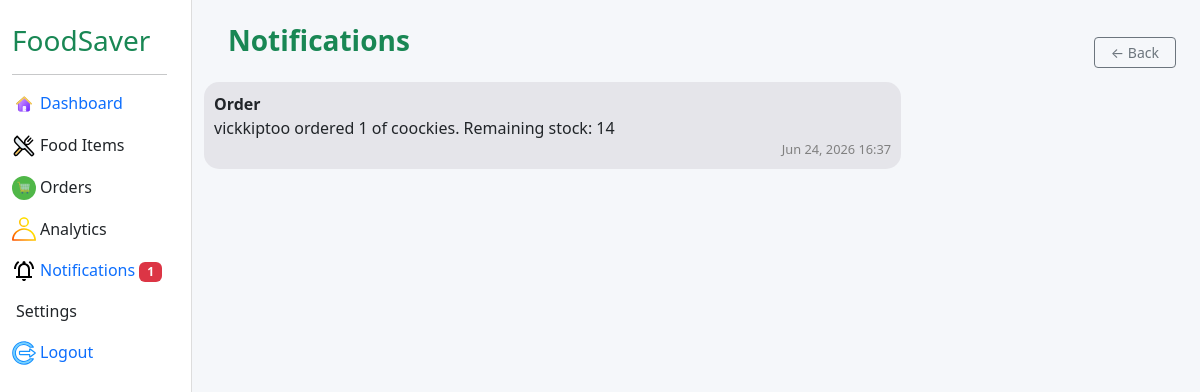
The page /donor_notifications/ (signed in) on the database as committed earlier.
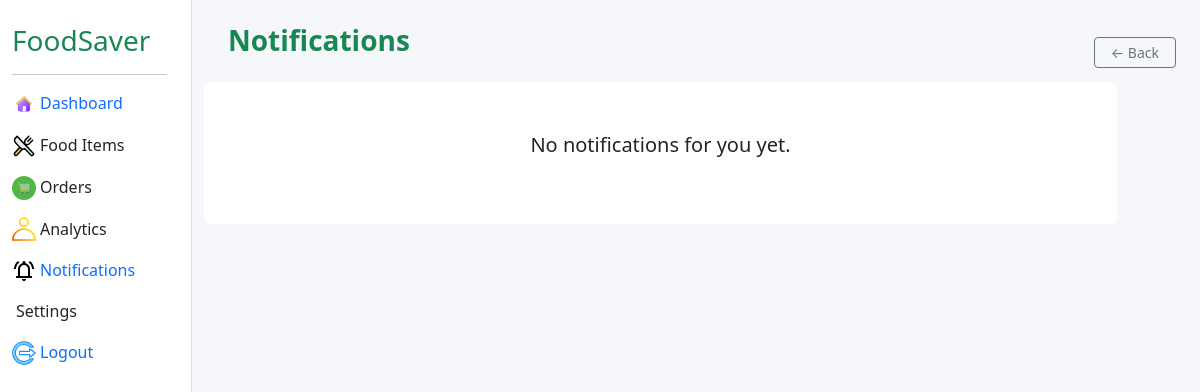
The same page on the database as committed later.
### main/models.py (models this page shows, shortened)
class Notification(models.Model):
    TYPE_CHOICES = [
        ("order", "Order"),
        ("delivery", "Delivery"),
        ("payment", "Payment"),
        ("general", "General"),
    ]
    ROLE_CHOICES = [
        ("consumer", "Consumer"),
        ("donor", "Donor"),
    ]
    user = models.ForeignKey(User, on_delete=models.CASCADE, related_name="notifications")
    role = models.CharField(max_length=15, choices=ROLE_CHOICES)
    type = models.CharField(max_length=20, choices=TYPE_CHOICES)
    message = models.TextField()
    is_read = models.BooleanField(default=False)
    created_at = models.DateTimeField(auto_now_add=True)

### main/views.py (the view)
# urls.py: path('donor_notifications/', donor_notifications, name='donor_notifications'),
@login_required
def donor_notifications(request):
    notes = request.user.notifications.filter(role="donor").order_by('-created_at')
    unread_count = request.user.notifications.filter(is_read=False).count()
    request.user.notifications.filter(is_read=False).update(is_read=True)
    return render(request, 'main/donor_notifications.html', {"notes":notes, "unread_count":unread_count})

### main/templates/main/donor_notifications.html (shortened to what this page needs)
<!DOCTYPE html>
<html lang="en">
<head>
    {% load static %}
    <link href="https://cdn.jsdelivr.net/npm/bootstrap@5.3.8/dist/css/bootstrap.min.css" rel="stylesheet"
>
</head>
<body>
    <div class="row">
        <div class="col-md-2 sidebar p-4 position-sticky top-0 d-md-block vh-100">
            <h3 class="text-success">
                FoodSaver
            </h3>
            <hr>
            <ul class="nav flex-column">
                <li class="nav-item mb-3">
                    <a href="{% url 'donor_dashboard' %}" class="d-flex gap-1 align-items-center text-decoration-none">
                        <div><img src="{% static 'svgs\home.svg' %}" width="24px" alt=""></div>
                        <div>Dashboard</div>
                    </a>
                </li>
                <li class="nav-item mb-3">
                    <div class="d-flex gap-1 align-items-center">
                        <div><img src="{% static 'svgs\food.svg' %}" width="24px" alt=""></div>
                        <div>Food Items</div>
                    </div>
                </li>
                <li class="nav-item mb-3">
                    <div class="d-flex gap-1 align-items-center">
                        <div><img src="{% static 'svgs\order.svg' %}" width="24px" alt=""></div>
                        <div>Orders</div>
                    </div>
                </li>
                <li class="nav-item mb-3">
                    <div class="d-flex gap-1 align-items-center">
                        <div><img src="{% static 'svgs\profile (1).svg' %}" width="24px" alt=""></div>
                        <div>Analytics</div>
                    </div>
                </li>
                <li class="nav-item mb-3">
                    <a href="{% url 'donor_notifications' %}"
                        class="d-flex gap-1 align-items-center text-decoration-none">
                        <div><img src="{% static 'svgs/notifications.svg' %}" width="24px" alt=""></div>
                        <div>Notifications
                            {% if unread_count %}
                            <span class="badge bg-danger">
                                {{ unread_count }}
                            </span>
                            {% endif %}
                        </div>
                    </a>
                </li>
                <li class="nav-item">
                    <div class="d-flex gap-1 align-items-center">
                        <div>Settings</div>
                    </div>
                </li>
                <li class="nav-item mb-3 pt-3">
                    <a href="{% url 'logout' %}" class="d-flex gap-1 align-items-center text-decoration-none">
                        <div><img src="{% static 'svgs\logout.svg' %}" width="24px" alt=""></div>
                        <div>Logout</div>
                    </a>
                </li>
            </ul>
        </div>
        <div class="col-md-10 mt-4">
            <div class="d-flex justify-content-between px-4 align-items-center">
                <div>
                    <h3 class="mb-4 text-success fw-bold">
                        Notifications
                    </h3>
                </div>
                <div>
                    <a class="btn btn-sm btn-outline-secondary px-3" href="{% url 'donor_dashboard' %}">
                        &larr; Back
                    </a>
                </div>
            </div>
            <div class="sms-container">
                {% for note in notes %}
                <div class="sms-bubble {% if not note.is_read %} unread {% endif %}">
                    <strong>{{ note.type|title }}</strong><br>
                    {{ note.message }}
                    <div class="sms-time">{{ note.created_at|date:"M d, Y H:i" }}</div>
                </div>
                {% empty %}
                <div class="col-md-11 rounded-3 p-5 text-center bg-white">
                    <p class="fs-5">No notifications for you yet.</p>
                </div>
                {% endfor %}
            </div>
        </div>
    </div>
</body>
</html>

Rows that differ between the two databases and show on the page:
removed Notification: type "Order", message "vickkiptoo ordered 1 of coockies. Remaining stock: 14", created_at "Jun 24, 2026 16:37"
Other text that changed with them:
{{ unread_count }}: "1" → (not shown)
text now shown: "No notifications for you yet."
